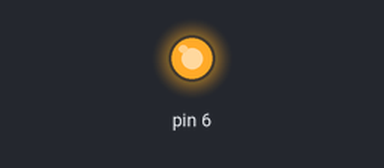
Recording of a sketch running on a simulated Arduino Uno, built with avr-gcc and run on an emulated ATmega328P. On the bench: output pins drawn as LEDs (lit = HIGH).

Above: at 1.5 s.
At 4.5 s:
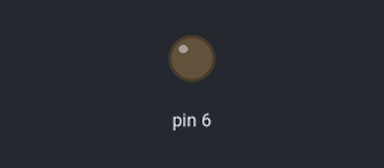
Timing chart, 0 to 7.8 s (numbered marks = the images above):
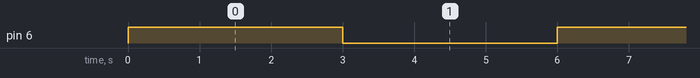

Measured:
- by itself, pin 6: alternates HIGH for 3.0 s and LOW for 3.0 s

The sketch:

Dc_motor_with_relay.ino
```cpp
void setup() {
  // put your setup code here, to run once:

pinMode(6,OUTPUT);
}

void loop() {
  // put your main code here, to run repeatedly:
digitalWrite(6,1);
delay(3000);
digitalWrite(6,0);
delay(3000);
}
```
